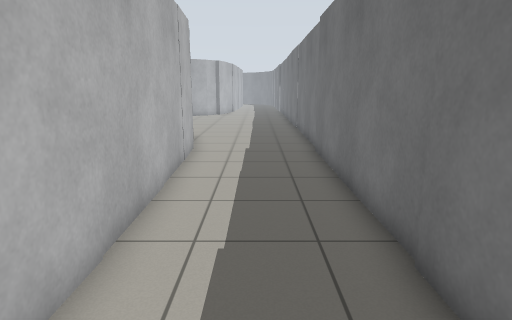
[1] (above)

22 first-person views from a walk through a Gazebo world. The camera is 1.2 m above the floor, tilts 12° down and sees 75° across. The floor is counted in squares, 0.5 m on a side. Each view is taken from the middle of a square. On the plan, view 1 faces up. The plan holds only what a view shows up to about 19 squares ahead; the rest is blank. The place goes on beyond the plan. The robots in the file are not drawn.

[2]
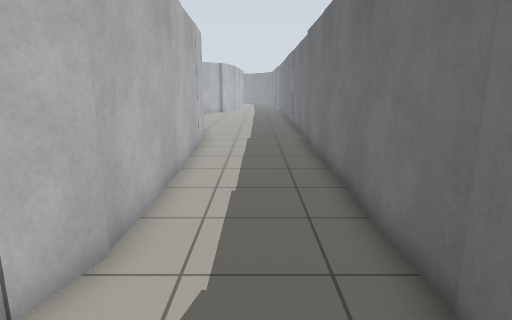

[3]
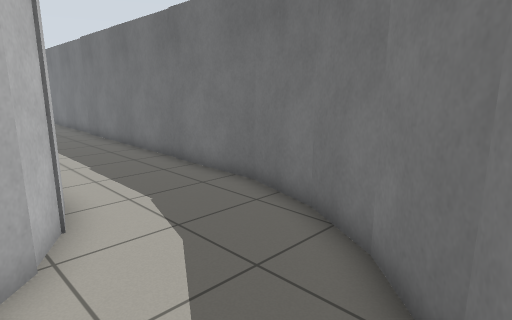

[4]
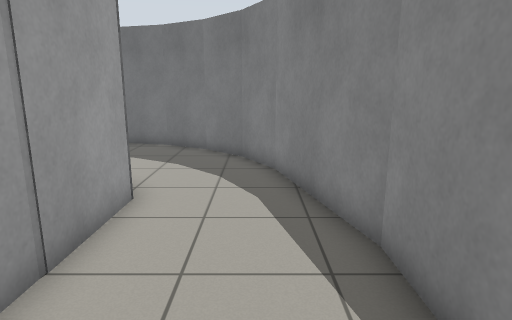

[5]
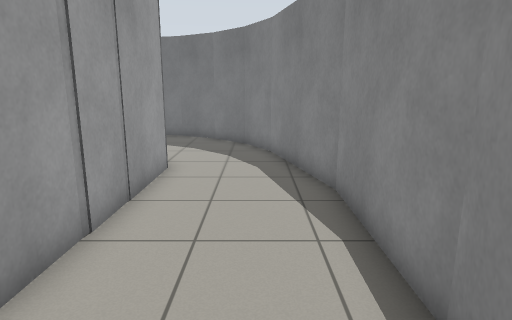

[6]
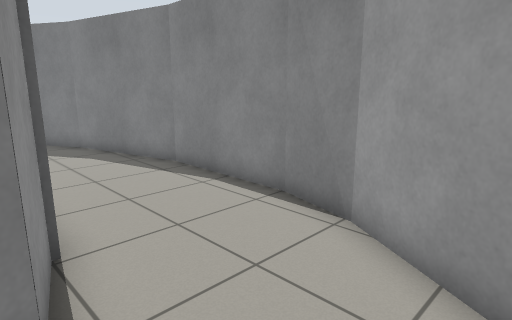

[7]
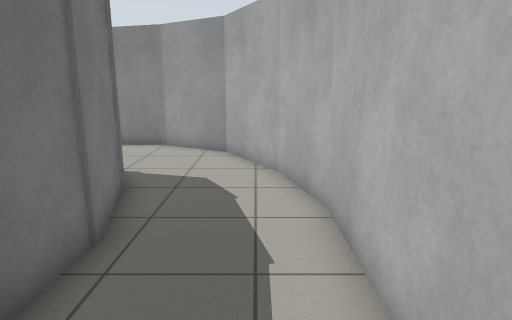

[8]
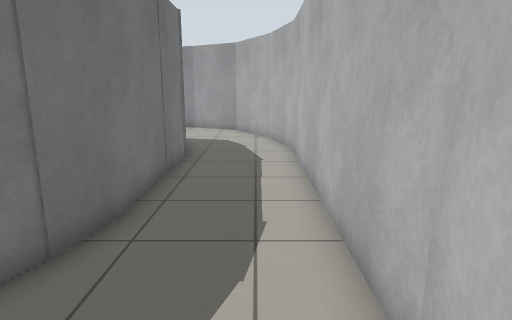

[9]
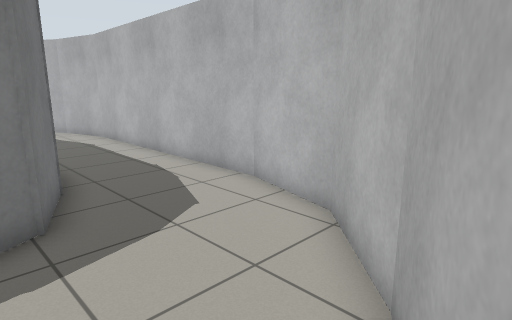

[10]
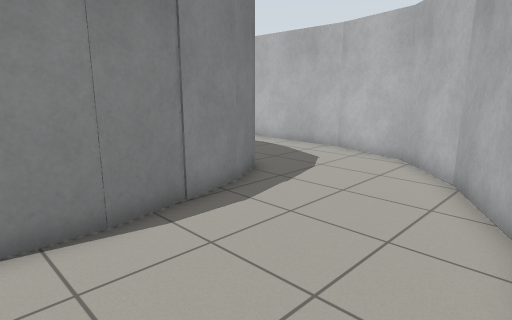

[11]
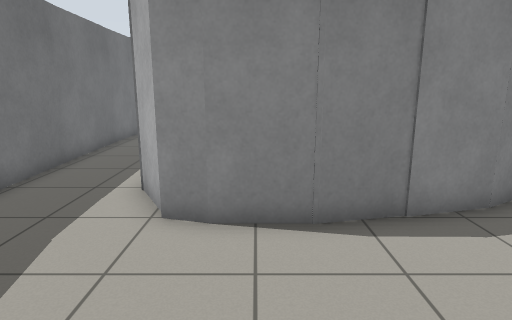

[12]
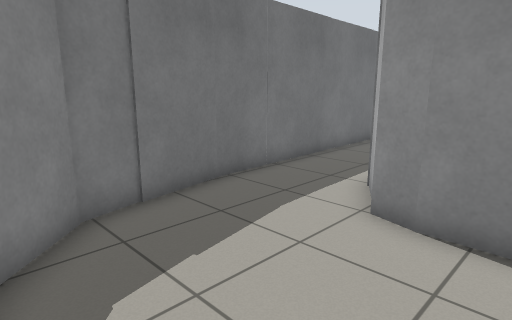

[13]
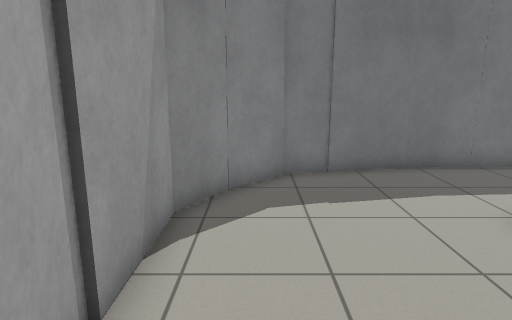

[14]
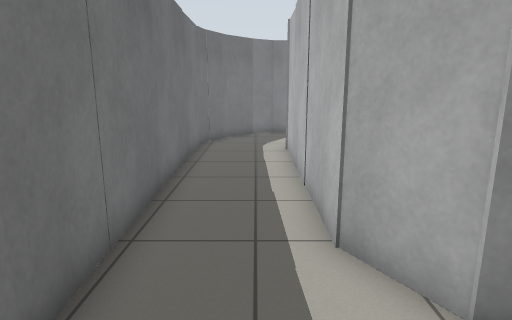

[15]
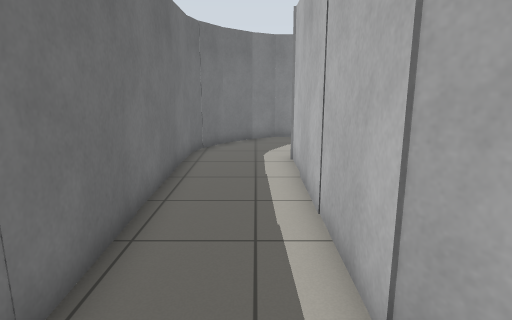

[16]
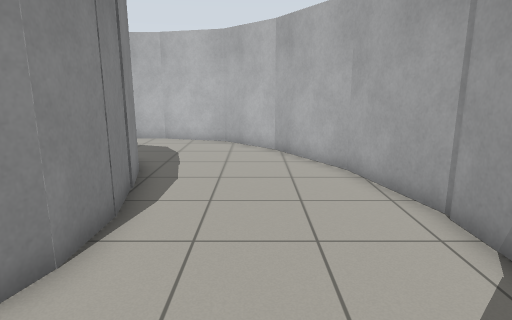

[17]
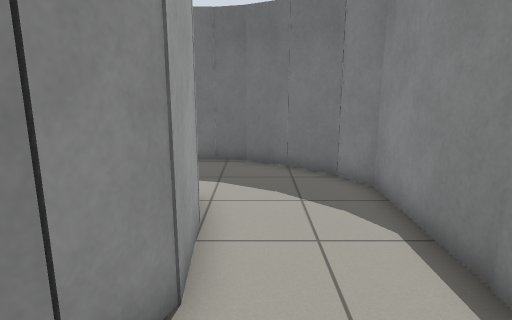

[18]
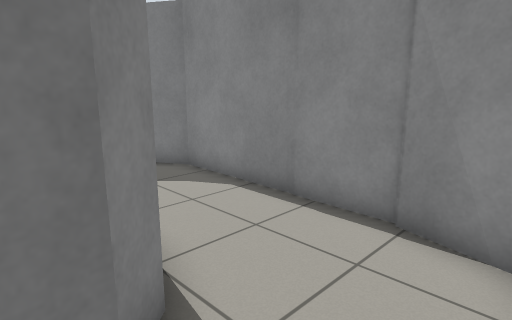

[19]
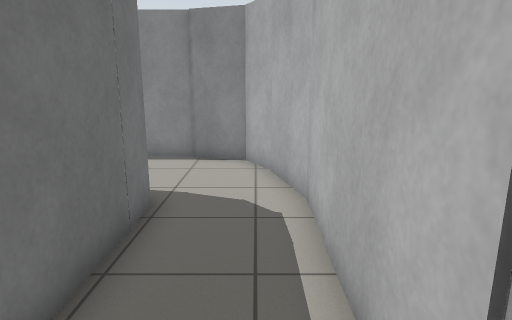

[20]
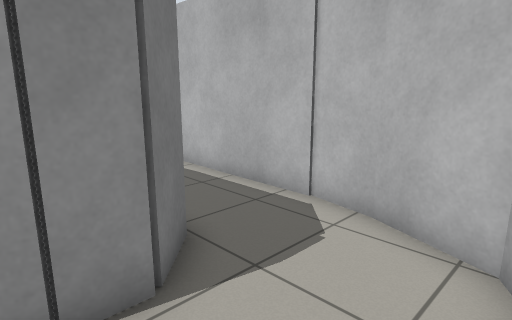

[21]
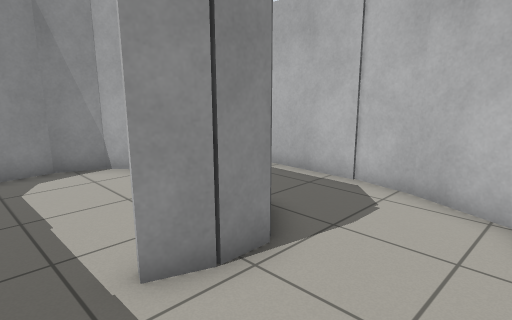

[22]
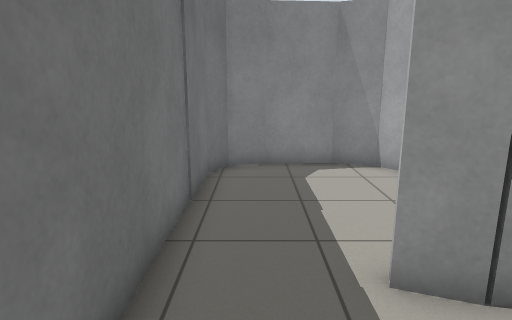

### Floor plan
Points are (right, up) in squares from view 1. A wall is a line through its corners. A room is listed if a view was taken in it or the views show most of it. See-through windows are left out.
Room 1 (views 1, 2)
walls: (-2.2, 8.1) (-2.2, 1.6); (-2.6, 13.8) (-2.4, 8.1); (2.5, 13.5) (2.5, 19.6); (-2.1, 1.5) (-2.6, 0); (-2.6, 0.1) (-3.2, -0.9); (2.2, 0.1) (2.2, 13.1); (-3.2, -1.1) (-3.6, -1.5); (1.5, -2.2) (2.1, 0.1); (-1.2, -5.6) (0.4, -4) (1.5, -2.1); (-3.1, -6.7) (-1.1, -5.5)
ways out: opening at (-3.5, -4.5) to room 2
Room 2 (views 3, 4, 5)
walls: (-12.8, -3) (-14.9, -2.5); (-13.2, -7.9) (-8.2, -7.9); (-8.3, -8) (-2.9, -6.6); (-15.3, -7.3) (-13, -7.9); (-5.9, -3.2) (-12.8, -3.2); (-18.9, -3.9) (-17.9, -5.8) (-15, -7.4)
ways out: opening at (-3.5, -4.5) to room 1; opening at (-17.7, -2) to room 3
Room 3 (views 6, 7, 8, 9, 10, 11, 12, 13, 14, 15, 16)
walls: (-13.9, 12.5) (-10, 13.3); (-10.2, 13.3) (-8, 13.3); (-16.1, 9.5) (-15.2, 11.7) (-13.8, 12.5); (-17.3, 16.8) (-19.6, 14.6) (-20.4, 11.5); (-13.7, 18.8) (-17.4, 16.7); (-8.2, 13.3) (-7.3, 13) (-6.2, 11.1) (-6.3, 2.5); (-16.5, 7.5) (-16.1, 9.6); (-20.4, 11.6) (-20.5, 0.4); (-9.8, 19.8) (-14, 18.7); (-5, 18.6) (-6.8, 19.6) (-10, 19.6); (-2.9, 13.4) (-3.7, 17.2) (-5.2, 18.7); (-16.4, 2.1) (-16.4, 7.5); (-15.8, -0.7) (-16.5, 2.2); (-20.5, 0.5) (-19.7, -2.7); (-2.4, 1.4) (-2.9, 13.5); (-19.7, -2.5) (-18.9, -3.9); (-2.8, 0.2) (-2.5, 1.5); (-3.6, -1) (-2.8, 0.4); (-4.9, -2.3) (-3.5, -0.9)
ways out: opening at (-17.7, -2) to room 2; opening at (-5.5, -0.5) to room 4
Room 4 (views 17, 18, 19, 20, 21, 22)
walls: (-13, 7.4) (-11.7, 8.7) (-10.6, 8.6) (-9.6, 8.3); (-12.7, 2.1) (-13, 6.4); (-16, 7.7) (-16.1, 2); (-16.2, 2) (-15.4, -0.8); (-15.8, 9.5) (-16.1, 7.6); (-15.5, -0.7) (-14.7, -2.2) (-12.7, -2.7); (-15, 11.5) (-15.8, 9.3); (-8.1, 1) (-10.5, 0.9) (-12, 1.4) (-12.7, 2.2); (-6.5, 6.5) (-6.5, 10.4); (-12.9, -2.9) (-5.9, -2.9) (-4.8, -2.3)
ways out: opening at (-5.5, -0.5) to room 3; opening at (-8.5, 7.5) to room 5
Room 5 (no view inside)
walls: (-12.3, 2.3) (-11.8, 1.7) (-10.5, 1.2) (-8.3, 1.3); (-8.4, 1.3) (-7.1, 1.6) (-6.6, 2.6) (-6.5, 6.5)
ways out: opening at (-8.5, 7.5) to room 4

Where each view was taken, in squares from view 1:
view 1: 0 up, 0 right, facing up
view 2: 3 down, 0 right, facing up
view 3: 6 down, 4 left, facing up-right
view 4: 6 down, 13 left, facing right
view 5: 6 down, 16 left, facing right
view 6: 2 down, 18 left, facing down-right
view 7: 7 up, 19 left, facing down
view 8: 14 up, 19 left, facing down
view 9: 18 up, 14 left, facing down-left
view 10: 19 up, 8 left, facing down-left
view 11: 19 up, 9 left, facing down
view 12: 19 up, 10 left, facing down-right
view 13: 18 up, 13 left, facing right
view 14: 16 up, 5 left, facing down
view 15: 14 up, 5 left, facing down
view 16: 16 up, 4 left, facing left
view 17: 0 up, 14 left, facing right
view 18: 3 up, 15 left, facing down-right
view 19: 9 up, 15 left, facing down
view 20: 12 up, 10 left, facing down-left
view 21: 12 up, 8 left, facing down-left
view 22: 12 up, 8 left, facing down
